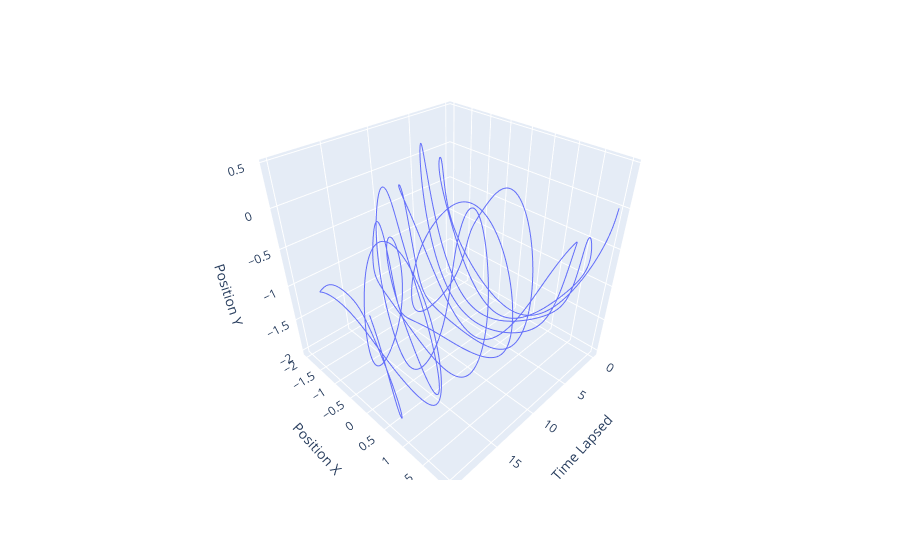

Write notebook code for a chart like this one.
### Code cell
import plotly.express as px

# 假设你有三个列表：time_list, x_list, y_list
fig = px.line_3d(x=time, y=posx, z=posy)
fig = px.line_3d(x=time, y=posx2, z=posy2)

# 顺便改一下轴标签（列表输入默认标签是 x, y, z）
fig.update_layout(scene=dict(
    xaxis_title='Time Lapsed',
    yaxis_title='Position X',
    zaxis_title='Position Y'
))

fig.show()

### Figure 1 — Plotly figure (JSON) as saved in the notebook; plotly's stock layout.template omitted (floating-point values rounded to 4 significant figures; data arrays with more than 128 entries replaced by an {"elided": "..."} marker saying what was removed)
{"data": [{"hovertemplate": "x=%{x}<br>y=%{y}<br>z=%{z}<extra></extra>", "legendgroup": "", "line": {"color": "#636efa", "dash": "solid"}, "marker": {"symbol": "circle"}, "mode": "lines", "name": "", "scene": "scene", "showlegend": false, "type": "scatter3d", "x": {"elided": "2000 float values"}, "y": {"elided": "2000 float values"}, "z": {"elided": "2000 float values"}}], "layout": {"legend": {"tracegroupgap": 0}, "margin": {"t": 60}, "scene": {"domain": {"x": [0, 1], "y": [0, 1]}, "xaxis": {"title": {"text": "Time Lapsed"}}, "yaxis": {"title": {"text": "Position X"}}, "zaxis": {"title": {"text": "Position Y"}}}}}
